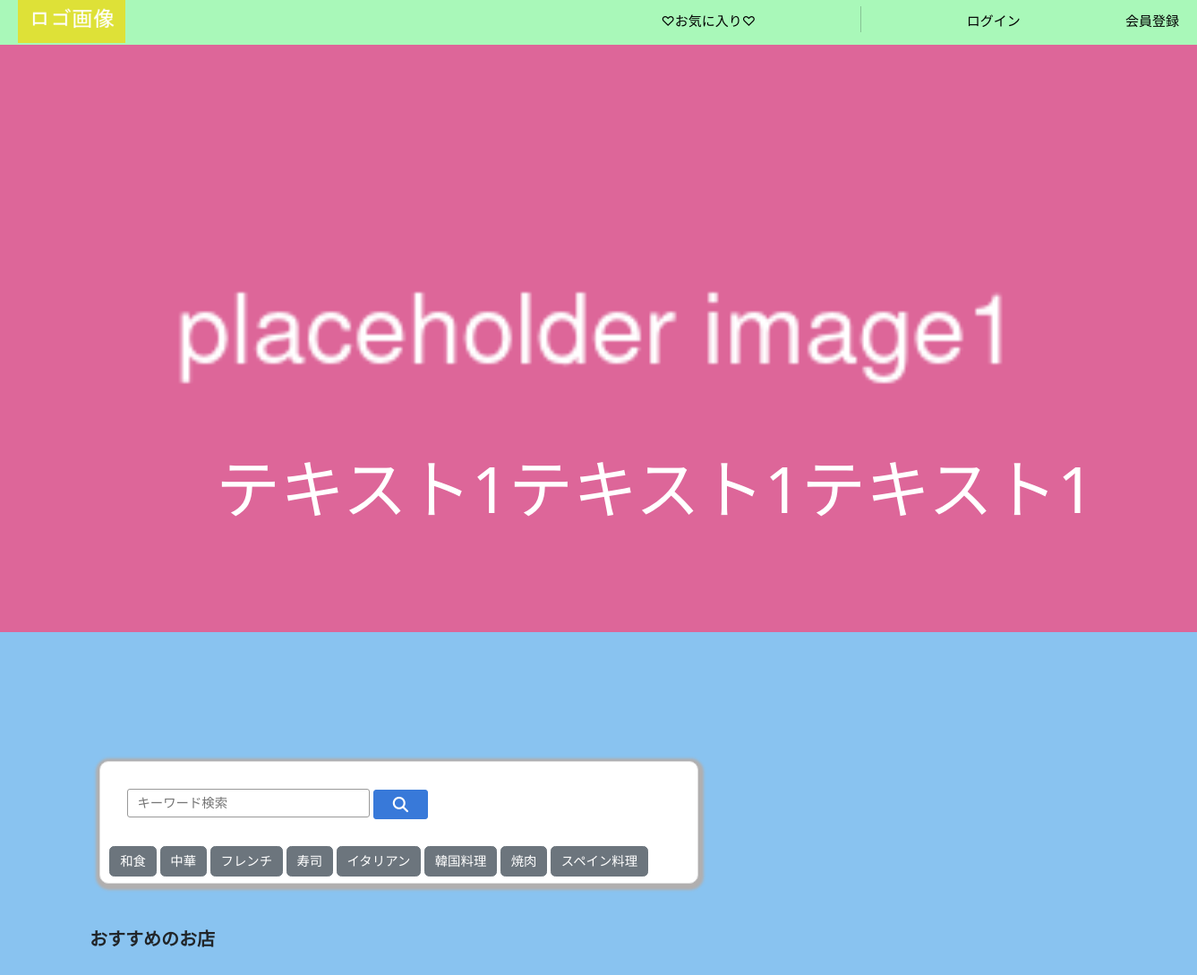
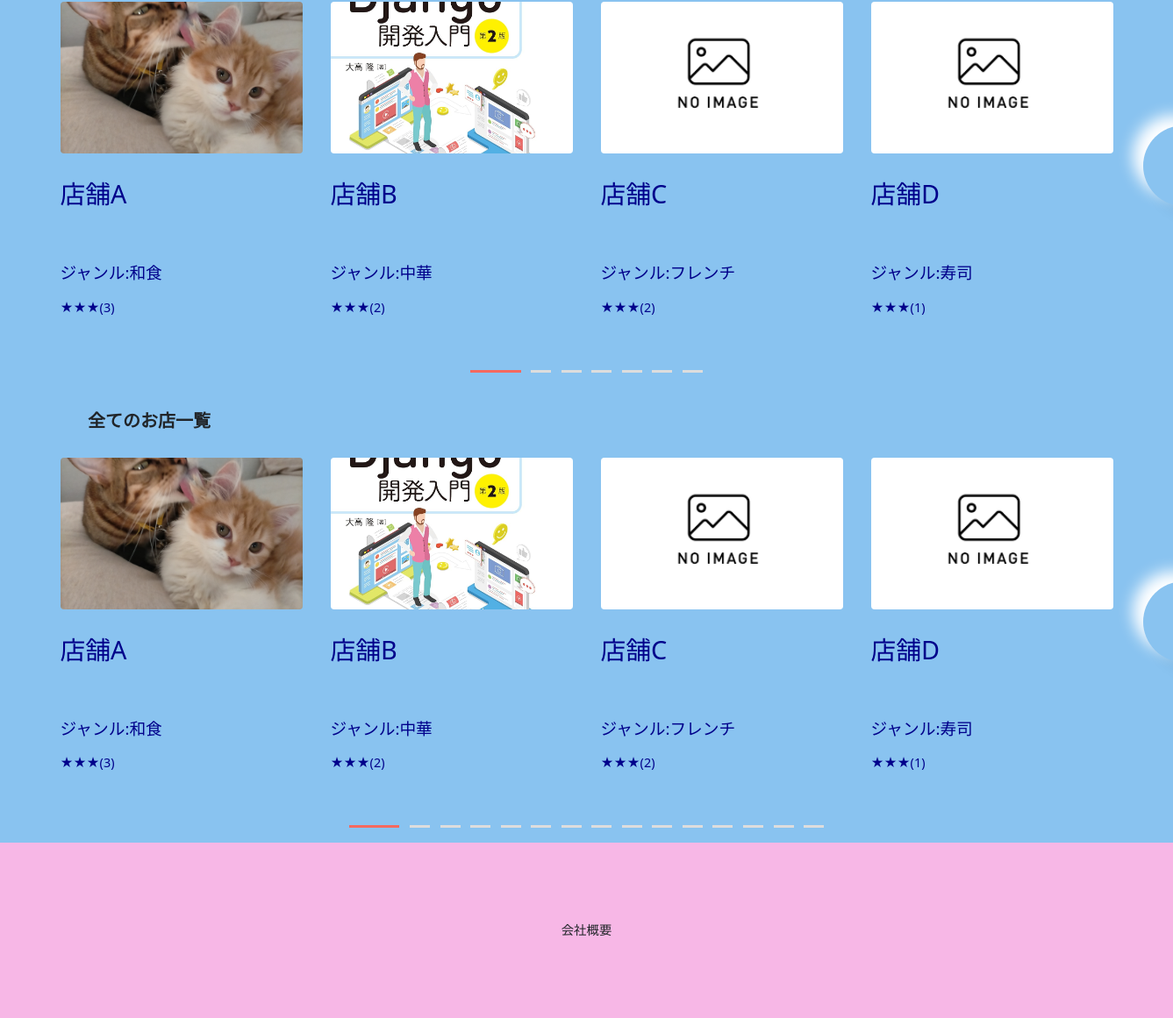
The page / on the database its author committed (2 pictures, top to bottom).
### gourmet/models.py (models this page shows, shortened)
class Category(models.Model):
    category_choices = [
    ('和食', '和食'),
    ('中華', '中華'),
    ('イタリアン', 'イタリアン'),
    ('フレンチ', 'フレンチ'),
    ('寿司','寿司'),
    ('焼肉','焼肉'),
    ('韓国料理','韓国料理'),
    ('タイ料理','タイ料理'),
    ('スペイン料理','スペイン料理')
]
    category = models.CharField(verbose_name='ジャンル', choices=category_choices, max_length=50,null=True,blank=True)
    def __str__(self):
        return dict(self.category_choices)[self.category]

class StoreInfo(models.Model):
    user = models.ForeignKey(CustomUser, verbose_name='ユーザー',on_delete=models.PROTECT)
    store_name = models.CharField(verbose_name='店舗名',max_length=40)
    category = models.ForeignKey(Category,verbose_name='ジャンル',on_delete=models.PROTECT)
    store_detail = models.TextField(verbose_name='店舗詳細',blank=True, null=True)
    photo1 = models.ImageField(verbose_name='写真1',blank=True,default='noImage.png')
    photo2 = models.ImageField(verbose_name='写真2',blank=True,default='noImage.png')
    photo3 = models.ImageField(verbose_name='写真3',blank=True,default='noImage.png')
    create_at = models.DateTimeField(verbose_name='作成日時',auto_now_add=True)
    updated_at = models.DateTimeField(verbose_name='更新日時',auto_now=True)
    class Meta:
        verbose_name_plural = 'StoreInfo'

### gourmet/views.py (the view)
# urls.py: path('',views.TopView.as_view(), name='top'),
class TopView(generic.ListView):
    model = StoreInfo
    template_name = 'top.html'
    def get_context_data(self,**kwargs):
        context = super(TopView, self).get_context_data(**kwargs)
        object_list = context['object_list'] #全てのお店リスト
        high_score_list= [] #評価が「3以上」(*現時点)のお店リスト
        high_average_rate_list = [] #評価が「3以上」(*現時点)のお店の平均点リスト
        high_review_count_list = []
        average_rate_list = [] #全ての店舗の評価の平均点のリスト
        review_count_list = [] #各店舗のレビュー件数リスト
        category_list = []
        for object in object_list:
            average_score = Review.objects.filter(store_name=object).aggregate(average_score=Avg('score'))['average_score'] or 0
            average_score = round(average_score,1) #少数第二位で四捨五入
            review_count = Review.objects.filter(store_name=object).count() # 各店舗のレビュー件数をカウント
            review_count_list.append(review_count)
            average_rate_list.append(average_score)
            if average_score >= 3: #評価3以上のお店のみ、high_average_rate_listリストとhigh_score_listに追加
                high_average_rate_list.append(average_score)
                high_score_list.append(object)
                high_review_count= Review.objects.filter(store_name=object).count()
                high_review_count_list.append(high_review_count)
            if not object.category in category_list:
                category_list.append(object.category)
        context.update(
            {
                'high_storeinfo_list':zip(high_score_list,high_average_rate_list,high_review_count_list), #storeinfo_listは高評価のお店の店舗情報リストと平均評価のリストを合わせたもの++各店舗のレビュー件数
                'object_list':zip(object_list,average_rate_list,review_count_list), #object_listは全てのお店の店舗情報リストと全てのお店の平均評価リストを合わせたもの+各店舗のレビュー件数
                'category_list':category_list,
            }
        )
        return context

### gourmet/context_processors.py (called while the page is built)
def member_status(request):
    if request.user.is_authenticated:
        from gourmet.models import Member
        is_member = Member.objects.filter(user=request.user).exists()
        return {'is_member': is_member}
    return {'is_member': False}

### gourmet/templates/top.html (shortened to what this page needs)
{% extends 'base.html' %}
{% load static %}
{% block contents %}
  <div class="mv01">
    <div class="swiper">
      <div class="swiper-wrapper">
        <div class="swiper-slide">
          <div class="slide">
            <div class="slide-media img-cover"><img src="{% static 'images/image1.png' %}"></div>
            <h2 class="slide-title">テキスト1テキスト1テキスト1</h2>
          </div>
        </div>
      </div>
    </div>
  </div>
<div class="search col-md-6 offset-md-1" style="margin-bottom: 50px;">
  <div style="margin: 30px;" >
  <form style="justify-content: left;" method="get" class="search_container" action="{% url 'gourmet:search' %}">
    <input id="search-query" name="query" value="{{ request.GET.query }}" type="text" size="25" placeholder="キーワード検索">
    <input type="submit" value="&#xf002" style="text-align: center;">
  </form>
  </div>
  <div style="margin-left:10px;">
  {% for category in category_list %}
    <button class="btn btn-secondary mb-2" name="category" onclick="setSearchQuery('{{ category }}')">{{category}}</button>
  {% endfor %}
  </div>
</div>
<div class="card01">
  <h1 class="reco-title" style="font-size: 20px; font-weight: bold; margin:30px 0;">おすすめのお店</h1>
  <div class="l-inner">
    <div class="swiper-area">
      <div class="swiper">
        <div class="swiper-wrapper">
          {% for storeinfo,average_rate,review_count in high_storeinfo_list %}
          <a href="{% url 'gourmet:detail' storeinfo.pk %}" class="swiper-slide">
            <article class="slide">
              <div class="slide-media img-cover">
                {% if storeinfo.photo1 %}
                    <img src="{{ storeinfo.photo1.url }}" alt="">
                {% else %}
                    <img src="{% static 'media/noImage.png' %}" alt="No Image">
                {% endif %}
              </div>
              <div class="slide-content">
                <h2 class="slide-title">{{ storeinfo.store_name }}</h2>
                <p class="p-category">ジャンル:{{ storeinfo.category}}</p>
                {% if average_rate >= 4.5 %}
                <p>★★★★★({{ review_count }})</p>
                {% elif average_rate >= 3.5 %}
                <p>★★★★★({{ review_count }})</p>
                {% elif average_rate >= 2.5 %}
                <p>★★★({{ review_count }})</p>
                {% elif average_rate >= 1.5 %}
                <p>★★({{ review_count }})</p>
                {% elif average_rate >= 0.5 %}
                <p>★({{ review_count }})</p>
                {% else %}
                <p>*評価がまだありません</p>
                {% endif %}
              </div>
            </article>
          </a>
          {% empty %}
          <p>店舗の登録がありません。</p>
          {% endfor %}
        </div>
      </div>
      <div class="swiper-button-next"></div>
    </div>
    <div class="swiper-pagination"></div>
  </div>
</div>
<div class="card02 mt-5">
  <h1 class="reco-title" style="font-size: 20px; font-weight: bold; margin:30px 0;">全てのお店一覧</h1>
  <div class="l-inner">
    <div class="swiper-area">
      <div class="swiper">
        <div class="swiper-wrapper">
          {% for object,average_rate,review_count in object_list %}
          <a href="{% url 'gourmet:detail' object.pk %}" class="swiper-slide">
            <article class="slide">
              <div class="slide-media img-cover">
                {% if object.photo1 %}
                    <img src="{{ object.photo1.url }}" alt="">
                {% else %}
                    <img src="{% static 'media/noImage.png' %}" alt="No Image">
                {% endif %}
              </div>
              <div class="slide-content">
                <h2 class="slide-title">{{ object.store_name }}</h2>
                <p class="p-category">ジャンル:{{ object.category}}</p>
                {% if average_rate >= 4.5 %}
                <p>★★★★★({{ review_count }})</p>
                {% elif average_rate >= 3.5 %}
                <p>★★★★★({{ review_count }})</p>
                {% elif average_rate >= 2.5 %}
                <p>★★★({{ review_count }})</p>
                {% elif average_rate >= 1.5 %}
                <p>★★({{ review_count }})</p>
                {% elif average_rate >= 0.5 %}
                <p>★({{ review_count }})</p>
                {% else %}
                <p>*評価がまだありません</p>
                {% endif %}
              </div>
            </article>
          </a>
          {% empty %}
          <p>店舗の登録がありません。</p>
          {% endfor %}
        </div>
      </div>
      <div class="swiper-button-next"></div>
    </div>
    <div class="swiper-pagination"></div>
  </div>
</div>
{% endblock %}

### rows shown on the page
Category: category "和食"
Category: category "中華"
Category: category "フレンチ"
Category: category "寿司"
Category: category "イタリアン"
Category: category "韓国料理"
Category: category "焼肉"
Category: category "スペイン料理"
StoreInfo: photo1 (picture), store_name "店舗A", category "和食", review_count "3"
StoreInfo: photo1 (picture), store_name "店舗B", category "中華", id "2"
StoreInfo: photo1 (placeholder picture), store_name "店舗C", category "フレンチ", review_count "2"
StoreInfo: photo1 (placeholder picture), store_name "店舗D", category "寿司", user "1"
